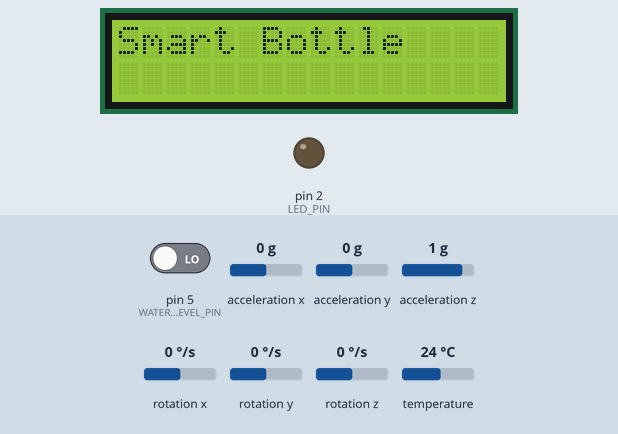
Recording of a sketch running on a simulated Arduino Uno, built with avr-gcc and run on an emulated ATmega328P. On the bench: 16×2 character LCD, output pins drawn as LEDs (lit = HIGH). The inputs (shaded band) are chosen by the test bench; at power-on: pin 5 (WATER_LEVEL_PIN) LOW, temperature 24 °C, acceleration y 0 g, acceleration z 1 g, acceleration x 0 g, rotation x 0 °/s, rotation y 0 °/s, rotation z 0 °/s. What the sketch prints to the serial monitor is not drawn.

Above: at 0.1 s.
2.3 s: pin 5 (WATER_LEVEL_PIN) driven HIGH
At 18.2 s:
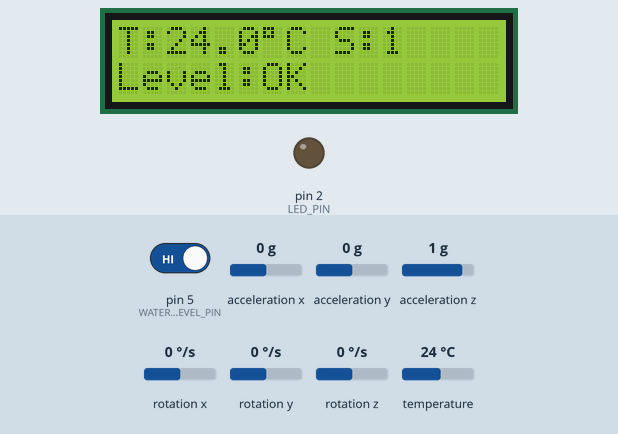
19.3 s: temperature set to 12 °C
At 20.3 s:
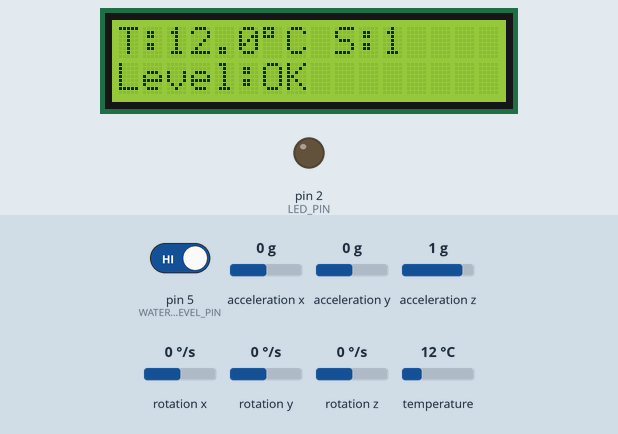
23.1 s: acceleration y set to -1.4 g
26.9 s: acceleration z set to 0.8 g
30.7 s: acceleration z set to 0.5 g
At 31.8 s:
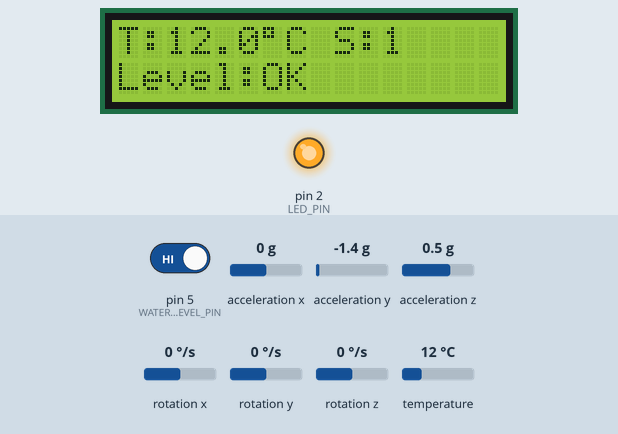
41.2 s: pin 5 (WATER_LEVEL_PIN) driven LOW
At 48.1 s:
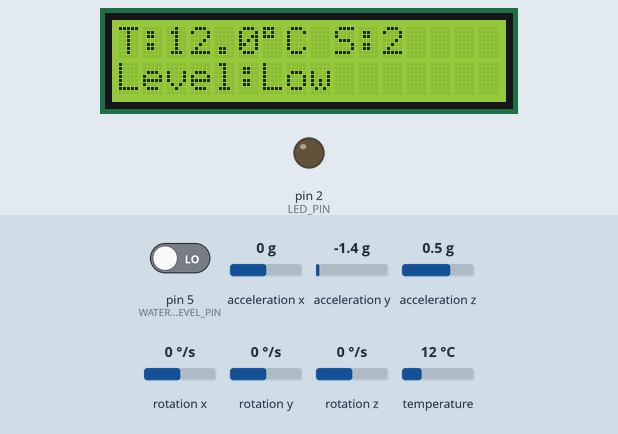
Timing chart, 0 to 49.2 s (numbered marks = the images above; inputs shaded):
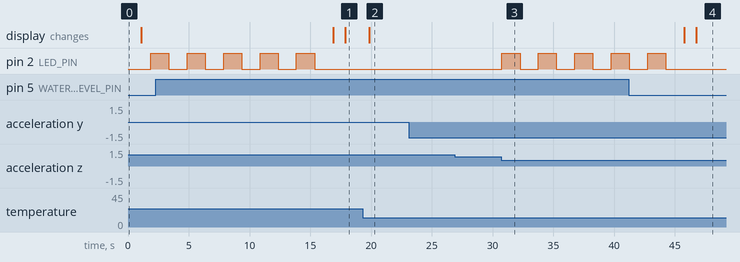

The sketch:

smart_water_bottle.ino
```cpp
#include <Wire.h>
#include <OneWire.h>
#include <DallasTemperature.h>
#include <LiquidCrystal_I2C.h>
#include <MPU6050.h>
#include <math.h>

// === Pin Definitions ===
#define ONE_WIRE_BUS 3          // DS18B20 on D3
#define WATER_LEVEL_PIN 5       // Water level sensor on D5
#define LED_PIN 2               // LED on D2

// === Objects and Sensors ===
OneWire oneWire(ONE_WIRE_BUS);
DallasTemperature tempSensor(&oneWire);
LiquidCrystal_I2C lcd(0x27, 16, 2); // LCD at I2C address 0x27
MPU6050 mpu;

// === MPU6050 Data ===
int16_t ax, ay, az, gx, gy, gz;
float pitch = 0.0;
float roll = 0.0;
unsigned long lastTime = 0;

// === Sip Detection ===
float sipThreshold = 15000; // Change based on testing
bool sipDetected = false;
int sipCount = 0;

// === Setup ===
void setup() {
  Serial.begin(9600);
  pinMode(WATER_LEVEL_PIN, INPUT);
  pinMode(LED_PIN, OUTPUT);

  tempSensor.begin();
  lcd.init();
  lcd.backlight();

  Wire.begin();
  mpu.initialize();
  if (!mpu.testConnection()) {
    Serial.println("MPU6050 connection failed");
    lcd.setCursor(0, 0);
    lcd.print("MPU FAIL");
  }

  lcd.setCursor(0, 0);
  lcd.print("Smart Bottle");
  delay(1000);
  lcd.clear();

  lastTime = millis();
}

// === LED Blink Function ===
void blinkLED() {
  for (int i = 0; i < 5; i++) {
    digitalWrite(LED_PIN, HIGH);
    delay(1500);
    digitalWrite(LED_PIN, LOW);
    delay(1500);
  }
}

// === Main Loop ===
void loop() {
  // Read temperature
  tempSensor.requestTemperatures();
  float tempC = tempSensor.getTempCByIndex(0);

  // Read water level
  int waterLevel = digitalRead(WATER_LEVEL_PIN);

  // Read MPU6050
  mpu.getMotion6(&ax, &ay, &az, &gx, &gy, &gz);
  long totalAccel = abs(ax) + abs(ay) + abs(az);

  // Sip detection
  if (totalAccel > sipThreshold && !sipDetected) {
    sipCount++;
    sipDetected = true;
    blinkLED(); // Trigger LED blink after sip
  }
  if (totalAccel < sipThreshold - 2000) {
    sipDetected = false;
  }

  // Pitch and roll estimation
  unsigned long currentTime = millis();
  float dt = (currentTime - lastTime) / 1000.0;
  lastTime = currentTime;

  float accPitch = atan2(ay, az) * 180 / PI;
  float accRoll = atan2(-ax, sqrt(ay * ay + az * az)) * 180 / PI;
  float gyroPitchRate = gx / 131.0;
  float gyroRollRate  = gy / 131.0;

  pitch = 0.98 * (pitch + gyroPitchRate * dt) + 0.02 * accPitch;
  roll  = 0.98 * (roll  + gyroRollRate  * dt) + 0.02 * accRoll;

  // Display on LCD
  lcd.setCursor(0, 0);
  lcd.print("T:");
  if (tempC == DEVICE_DISCONNECTED_C) {
    lcd.print("Err ");
  } else {
    lcd.print(tempC, 1);
    lcd.print((char)223);
    lcd.print("C ");
  }

  lcd.setCursor(9, 0);
  lcd.print("S:");
  lcd.print(sipCount);

  lcd.setCursor(0, 1);
  lcd.print("Level:");
  lcd.print(waterLevel == HIGH ? "OK " : "Low");

  // Print to Serial
  Serial.print("Temp: "); Serial.print(tempC); Serial.print(" C, ");
  Serial.print("Level: "); Serial.print(waterLevel == HIGH ? "OK" : "Low"); Serial.print(", ");
  Serial.print("Sips: "); Serial.print(sipCount); Serial.print(", ");
  Serial.print("Pitch: "); Serial.print(pitch); Serial.print(" deg, ");
  Serial.print("Roll: "); Serial.println(roll);

  delay(200);
}
```

Measured:
- the behaviour switches between 0.7 and 0.6 g on acceleration z (found by bisection; images 2 and 3)
- after the input at 2.3 s, the display: first differs from a run without the input after 15.6 s (image 1)
- after the input at 19.3 s, the display: changes after 0.56 s (image 2)
- after the input at 23.1 s, every drawn part: stays the same
- after the input at 26.9 s, every drawn part: stays the same
- after the input at 30.7 s, pin 2 (LED_PIN): alternates HIGH for 1.5 s and LOW for 1.5 s, starting after 0.05 s
- after the input at 41.2 s, the display: first differs from a run without the input after 5.6 s (image 4)
- by itself, pin 2 (LED_PIN): alternates HIGH for 1.5 s and LOW for 1.5 s, 9 changes in all, then stays LOW
